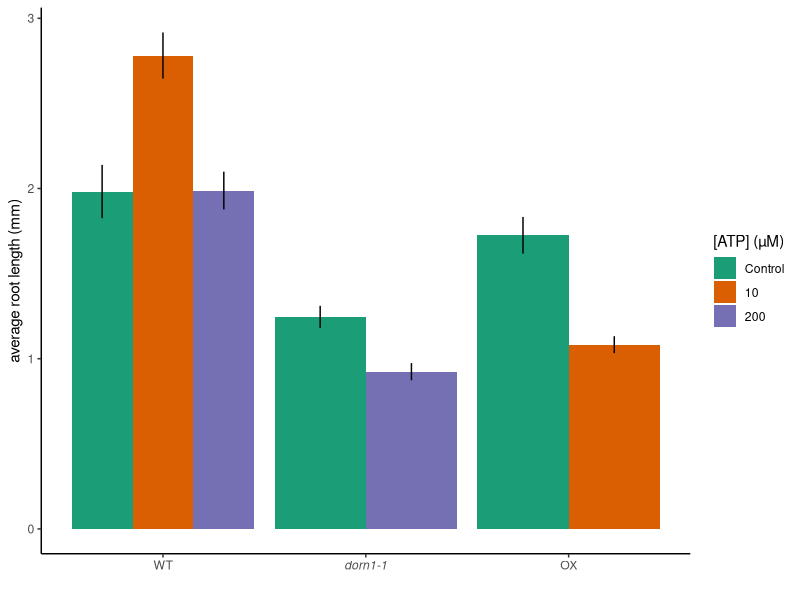
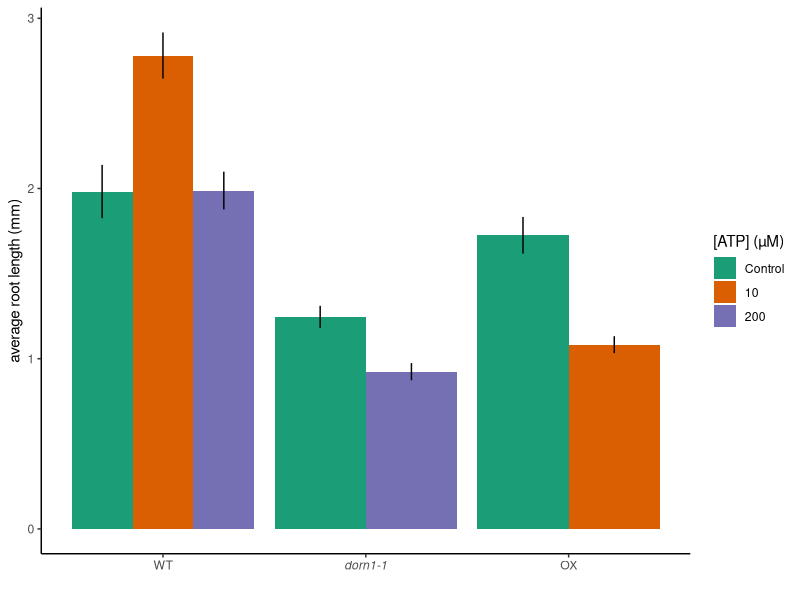

The R source for these figures, in order:
## ---- chunk 1
knitr::opts_chunk$set(echo = TRUE)
library(tidyverse)
library(ggpubr)
library(dplyr)
library(ggplot2)
library(vegan)
library(RColorBrewer)
theme_set(theme_classic()) # Set the theme

setwd("C:/Users/Marcela Morassi/Documents/Github/ClarkLab")


exp11 <- read.csv("exp11_data.csv")
## ---- chunk 2
#turning data discrete
exp11 <- exp11 %>% 
  mutate(ATP_conc = as.character(ATP_conc)) %>% 
  filter(day==5, root>0) %>% 
  mutate(genotype = factor(genotype, levels = c("WT", "KO", "OX"))) %>% 
  mutate(ATP_conc = factor(ATP_conc, levels = c("0", "10", "200")))


#SE
exp11_SE <- exp11 %>% 
  group_by(genotype, ATP_conc) %>% 
  summarise(mean_root = mean(root), se = sd(root)  / sqrt(n()))
## ---- chunk 3
#Marcela final root length
#WT control vs. 10
t.test(root ~ ATP_conc, genotype=="WT" & (ATP_conc == 0 | ATP_conc ==10), data = exp11, var.equal=FALSE, conf.level=0.95)
#t = -3.8551, df = 37.758, p-value = 0.0004359
#WT control vs. 200
t.test(root ~ ATP_conc, genotype=="WT" & (ATP_conc == 0 | ATP_conc ==200), data = exp11, var.equal=FALSE, conf.level=0.95)
#t = -0.030786, df = 32.029, p-value = 0.9756
#KO control vs. 10
t.test(root ~ ATP_conc, genotype=="KO", data = exp11, var.equal=FALSE, conf.level=0.95)
#t = 3.925, df = 38.5, p-value = 0.0003474
#OX control vs. 10
t.test(root ~ ATP_conc, genotype=="OX", data = exp11, var.equal=FALSE, conf.level=0.95)
#t = 5.4108, df = 22.447, p-value = 1.834e-05

exp11 %>% 
  select(root, ATP_conc) %>% 
  filter(ATP_conc=="137.5") %>% 
  summary()


## ---- chunk 4


##Final root length
#Marcela
ggplot(exp11_SE, aes(x = genotype, y = mean_root, fill = ATP_conc, group = factor (ATP_conc)), col=palette) +
  geom_col(stat="identity", position = position_dodge())+
  xlab("")+ylab("average root length (mm)")+
  scale_x_discrete(labels = c("WT", expression(italic("dorn1-1")), "OX"))+
  geom_linerange( aes(ymin = mean_root - se, ymax = mean_root + se),  width=.2,
                  position=position_dodge(.9))+
  scale_fill_brewer(palette = "Dark2", name = "[ATP] (µM)", labels=c("Control", "10", "200"))
ggsave("exp6_m_finalgrowth.png")
